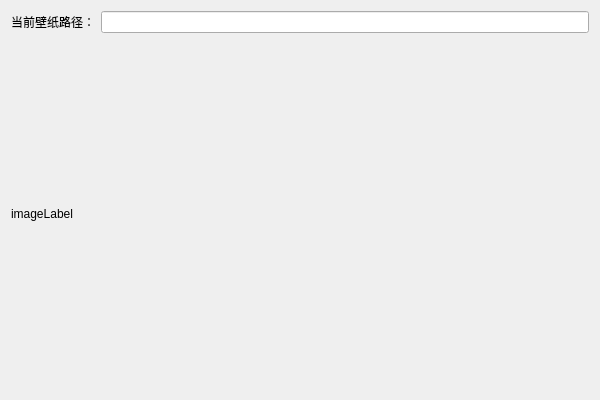
<?xml version="1.0" encoding="UTF-8"?>
<ui version="4.0">
 <class>MainWidgetClass</class>
 <widget class="QMainWindow" name="MainWidgetClass">
  <property name="geometry">
   <rect>
    <x>0</x>
    <y>0</y>
    <width>600</width>
    <height>400</height>
   </rect>
  </property>
  <property name="windowTitle">
   <string>MainWidget</string>
  </property>
  <widget class="QWidget" name="centralWidget">
   <layout class="QVBoxLayout" name="verticalLayout">
    <item>
     <layout class="QHBoxLayout" name="horizontalLayout">
      <item>
       <widget class="QLabel" name="label">
        <property name="text">
         <string>当前壁纸路径：</string>
        </property>
       </widget>
      </item>
      <item>
       <widget class="QLineEdit" name="wallpaperPathLineEdit">
        <property name="readOnly">
         <bool>true</bool>
        </property>
       </widget>
      </item>
     </layout>
    </item>
    <item>
     <widget class="CImageLabel" name="imageLabel">
      <property name="sizePolicy">
       <sizepolicy hsizetype="Expanding" vsizetype="Expanding">
        <horstretch>0</horstretch>
        <verstretch>0</verstretch>
       </sizepolicy>
      </property>
      <property name="text">
       <string>imageLabel</string>
      </property>
     </widget>
    </item>
   </layout>
  </widget>
 </widget>
 <layoutdefault spacing="6" margin="11"/>
 <customwidgets>
  <customwidget>
   <class>CImageLabel</class>
   <extends>QLabel</extends>
   <header location="global">ImageLabel.h</header>
  </customwidget>
 </customwidgets>
 <resources/>
 <connections/>
</ui>
